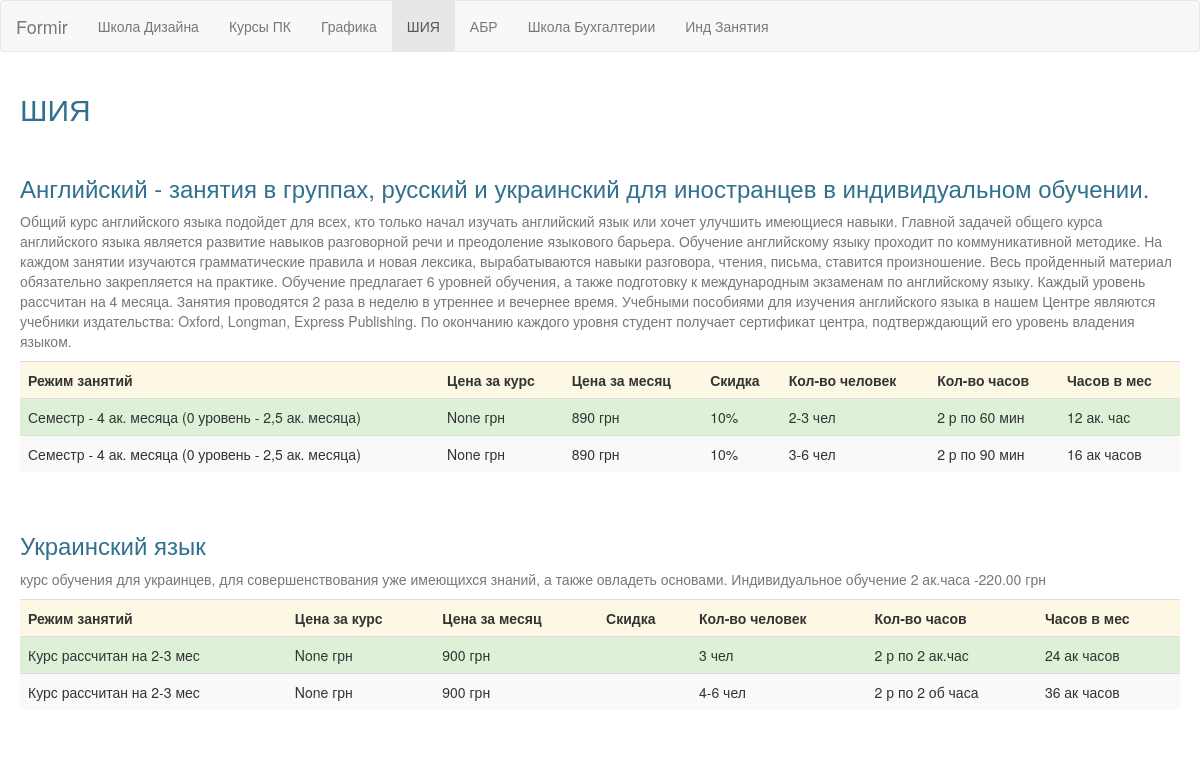
Screenshot of /langshool/ with the database file from the repository.
### langshool/models.py (models this page shows, shortened)
class LangShoolMain(models.Model):
	name_course = models.CharField(verbose_name='название курса', max_length=255)
	description = models.TextField(verbose_name='развернутое описание', null=True, blank=True)
	titles = models.ManyToManyField(LangShoolDet, verbose_name='название и описание', blank=True)
	class Meta:
		verbose_name_plural = "Школа Иностранных Языков"

class LangShoolDet(models.Model):
	duration_cours = models.CharField(verbose_name='продолжительность курса', max_length=100, null=True, blank=True)
	price = models.IntegerField(verbose_name='цена за курс', null=True, blank=True)
	price_month = models.IntegerField(verbose_name='цена за месяц', null=True, blank=True)
	sale = models.CharField(verbose_name='скидка', max_length=20, null=True, blank=True)
	piple = models.CharField(verbose_name='количество человек', max_length=20, null=True, blank=True)
	regime = models.CharField(verbose_name='режим занятий', max_length=30, null=True, blank=True)
	hours_month = models.CharField(verbose_name='часов в месяц', max_length=20, null=True, blank=True)
	class Meta:
		verbose_name_plural = ""

### langshool/views.py (the view)
def det(request):
	zagl = LangShoolMain.objects.all()
	return render(request, 'langshool/detail.html', {'det':det, 'zagl':zagl})

### templates/langshool/detail.html (shortened to what this page needs)
<!DOCTYPE html>
{% load staticfiles %}
<html lang="en">
  <head>
    <link href="{% static '/static/css/style.css' %}" rel="stylesheet">
  </head>
  <body>
<nav class="navbar navbar-default" role="navigation">
  <div class="container-fluid">
    <div class="navbar-header">
      <a class="navbar-brand" href="{% url 'index' %}">Formir</a>
    </div>
    <div class="collapse navbar-collapse" id="bs-example-navbar-collapse-1">
      <ul class="nav navbar-nav">
        <li class="{% block naw_class_shk_d %}{% endblock %}"><a href="{% url 'designshool' %}">Школа Дизайна</a></li>
        <li class="{% block naw_class_PK %}{% endblock %}"><a href="{% url 'pcshool' %}">Курсы ПК</a></li>
        <li class="{% block naw_class_Graph %}{% endblock %}"><a href="{% url 'graphshool' %}">Графика</a></li>
        <li class="active"><a href="{% url 'langshool' %}">ШИЯ</a></li>
        <li class="{% block naw_class_ABR %}{% endblock %}"><a href="{% url 'abrshool' %}">АБР</a></li>
        <li class="{% block naw_class_Buh %}{% endblock %}"><a href="{% url 'buhshool' %}">Школа Бухгалтерии</a></li>
        <li class="{% block naw_class_Ind_z %}{% endblock %}"><a href="{% url 'designshool' %}">Инд Занятия</a></li>
      </ul>
    </div>
  </div>
</nav>
<div class="container">
<h2 class="text-info"> ШИЯ </h2>
{% for s in zagl %}
<table class ="table table-striped"><br>
	<h3 class="text-info">{{s.name_course}}</h3>
	<p class="text-muted">{{s.description|safe}}</p>
	<th class="bg-warning">Режим занятий</th>
	<th class="bg-warning">Цена за курс</th>
	<th class="bg-warning">Цена за месяц</th>
	<th class="bg-warning">Скидка</th>
	<th class="bg-warning">Кол-во человек</th>
	<th class="bg-warning">Кол-во часов</th>
	<th class="bg-warning">Часов в мес</th>
	{% for a in s.titles.all %}
	<tr class="bg-success">
		<td>{{a.duration_cours}}</td>
		<td>{{a.price}} грн</td>
		<td>{{a.price_month}} грн</td>
		<td>{{a.sale}}</td>
		<td>{{a.piple}}</td>
		<td>{{a.regime}}</td>
		<td>{{a.hours_month}}</td>
	</tr>
    {% endfor %}
</table>
{% endfor %}
	</div>
  </body>
</html>

### rows the page displays
LangShoolMain: name_course "Английский - занятия в группах, русский и украинский для иностранцев в индивидуальном обучении.", description "Общий курс английского языка подойдет для всех, кто только начал изучать английский язык или хочет улучшить имеющиеся навыки. Главной задачей общего курса английского языка является развитие навыков разговорной речи и преодоление языкового барьера. Обучение английскому языку проходит по коммуникативной методике. На каждом занятии изучаются грамматические правила и новая лексика, вырабатываются навыки разговора, чтения, письма, ставится произношение. Весь пройденный материал обязательно закрепляется на практике. Обучение предлагает 6 уровней обучения, а также подготовку к международным экзаменам по английскому языку. Каждый уровень рассчитан на 4 месяца. Занятия проводятся 2 раза в неделю в…"
LangShoolDet: duration_cours "Семестр - 4 ак. месяца (0 уровень - 2,5 ак. месяца)", price "None", price_month "890", sale "10%", piple "2-3 чел", regime "2 р по 60 мин", hours_month "12 ак. час"
LangShoolDet: duration_cours "Семестр - 4 ак. месяца (0 уровень - 2,5 ак. месяца)", price "None", price_month "890", sale "10%", piple "3-6 чел", regime "2 р по 90 мин", hours_month "16 ак часов"
LangShoolMain: name_course "Украинский язык", description "курс обучения для украинцев, для совершенствования уже имеющихся знаний, а также овладеть основами. Индивидуальное обучение 2 ак.часа -220.00 грн"
LangShoolDet: duration_cours "Курс рассчитан на 2-3 мес", price "None", price_month "900", piple "3 чел", regime "2 р по 2 ак.час", hours_month "24 ак часов"
LangShoolDet: duration_cours "Курс рассчитан на 2-3 мес", price "None", price_month "900", piple "4-6 чел", regime "2 р по 2 об часа", hours_month "36 ак часов"
